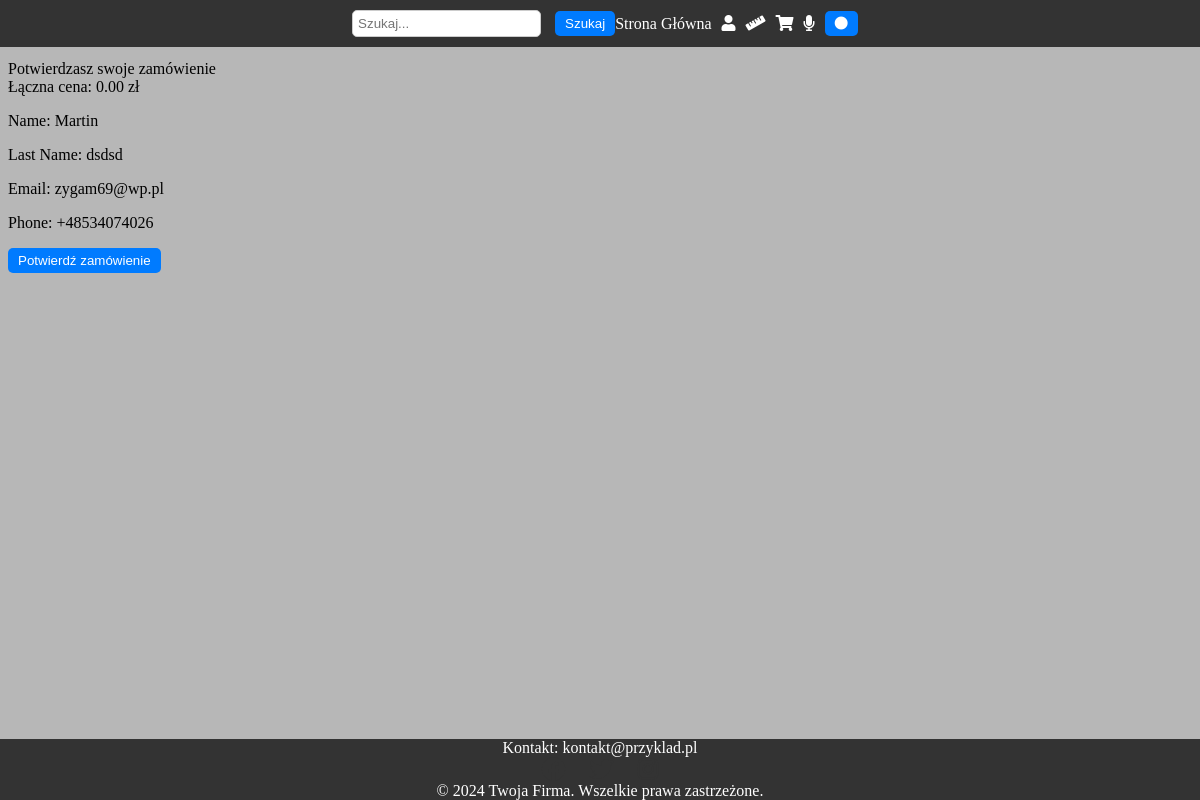
/summation/1/ (signed in), run on the app's committed database.
### techwave/models.py (models this page shows, shortened)
class FakePayment(models.Model):
    name = models.CharField(max_length=255, blank=True, default='')
    last_name = models.CharField(max_length=255, blank=True, default='')
    email = models.EmailField(max_length=254, blank=True, default='')
    phone = PhoneNumberField(blank=True, null=True)  # Consider if null is really needed

### techwave/views.py (the view)
# urls.py: path('summation/<int:FakePayment_id>/', views.summation, name='summation'),
def summation(request, FakePayment_id):
    payment = FakePayment.objects.get(id=FakePayment_id)
    cart, created = Cart.objects.get_or_create(user=request.user)
    cart_items = cart.cartitem_set.all()
    total_price = sum(item.product.price * item.quantity for item in cart_items)
    context = {
        'payment': payment,
        'title': 'Summation',
        'summation_id': FakePayment_id,
        'cart_items': cart_items,
        'total_price': total_price
    }
    return render(request, 'techwave/Payments/summation.html', context)

### techwave/templates/techwave/Payments/summation.html (shortened to what this page needs)
{% extends 'base.html' %}
{% block content %}
<h1>Potwierdzasz swoje zamówienie</h1>
<div id="totalPriceDisplay">tutaj twoja cena</div>
<p>Name: {{ payment.name }}</p>
<p>Last Name: {{ payment.last_name }}</p>
<p>Email: {{ payment.email }}</p>
<p>Phone: {{ payment.phone }}</p>
<form id="orderForm" method="post" action="{% url 'order' %}">
    <button type="submit">Potwierdź zamówienie</button>
</form>
{% endblock %}

### techwave/static/css/navbar.css (style rules this page uses)
button { padding: 5px 10px; background-color: #007bff; color: white; border: none; border-radius: 5px; cursor: pointer; }
body { margin-top: 60px; }

### techwave/static/css/darkbase.css (style rules this page uses)
body { background-color: #b7b7b7; color: #000000; }

### data on the page
FakePayment: name "Martin", last_name "dsdsd", email "zygam69@wp.pl", phone "+48534074026"
